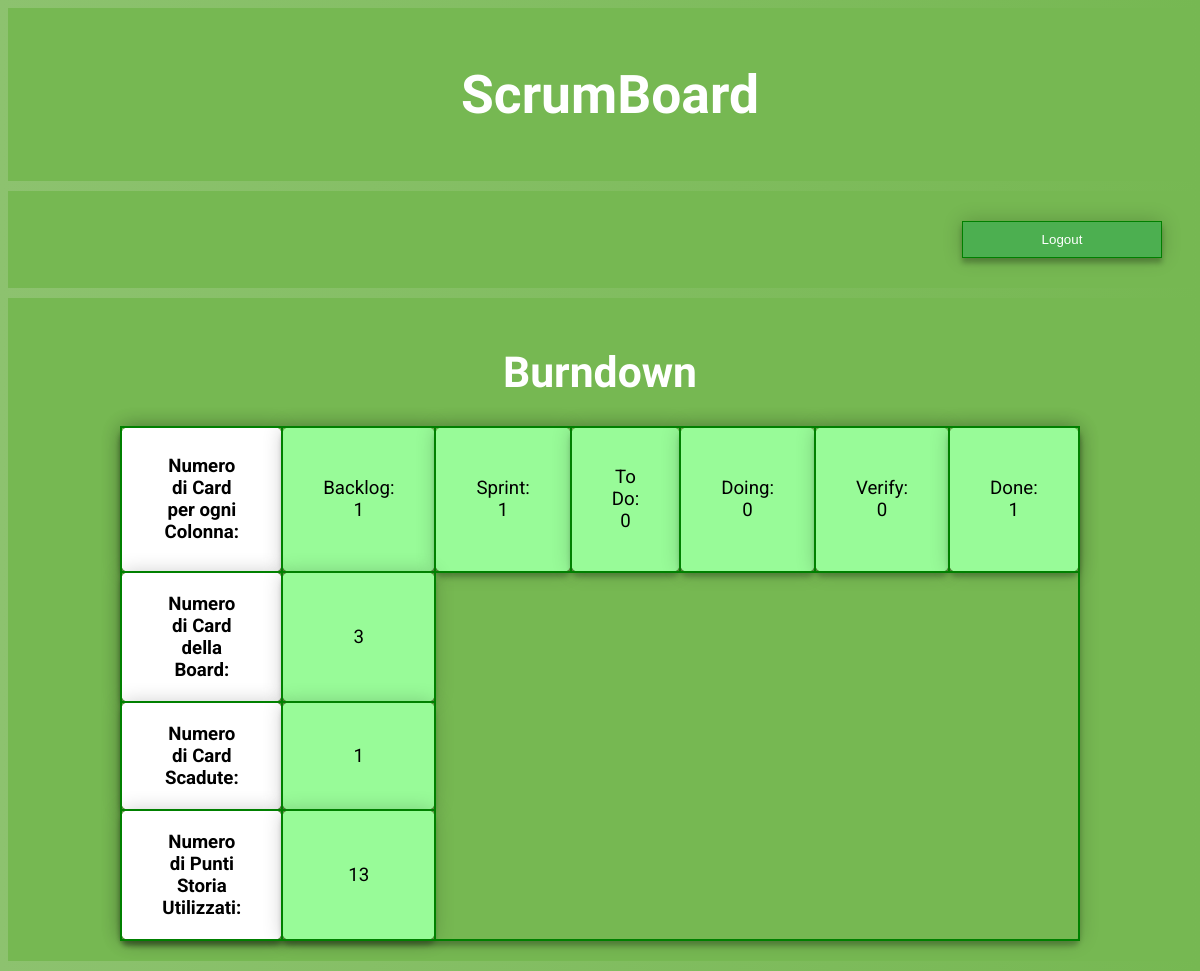
/burndown/10/ (signed in), run on the app's committed database.
### scrumboard_app/models.py (models this page shows, shortened)
class Colonna(models.Model):
    boardParent = models.ForeignKey("Board",  on_delete=models.CASCADE)
    nome = models.CharField(max_length=30)
    def getCardColonna(self):
        return Card.objects.filter(colonnaParent=self)

### scrumboard_app/views.py (the view)
# urls.py: url(r'^burndown/(?P<board_id>[0-9]+)/$', views.burndown, name='burndown'),
def burndown(request, board_id):
    b = Board.objects.get(id=board_id)
    if auth_check(b, request.user) is False:
        return redirect('index')
    cardNum = 0
    colonne = []
    scadute = 0
    ps = 0
    for colonna in b.getColonneBoard():
        cards = colonna.getCardColonna().all()
        colDict = {
            'nome': colonna.nome,
            'cardNum': len(cards)
        }
        cardNum += len(cards)
        for card in cards:
            if card.dataScadenza < datetime.date.today():
                scadute += 1
            ps += card.storyPoint
        colonne.append(colDict)
    attrs = {
        'cardNum': cardNum,
        'colonne': colonne,
        'scadute': scadute,
        'ps': ps
    }
    return render(request, "scrumboard_app/burndown.html", {'attrs': attrs})

### scrumboard_app/models.py (called while the page is built)
    def getColonneBoard(self):
        return Colonna.objects.filter(boardParent=self)

    def listaUtentiAssociati(self):
        return self.utentiAssociati.only("username")

### scrumboard_app/views.py (called while the page is built)
def auth_check(board, user):
    for u in board.listaUtentiAssociati():
        if user.username == u.username:
            return True
    return False

### scrumboard_app/templates/scrumboard_app/burndown.html
{% extends 'scrumboard_app/base.html' %}
{% block content %}
    <div class="topBar">
        <div class="button-group">
            <form method="POST" action="{% url 'logout' %}" class="logout-form">{% csrf_token %}
                <button type="submit" class="button-topBar" style="float: right">Logout</button>
            </form>
        </div>
    </div>
    <div class="bodyContent">
        <h1 class="title-page">Burndown</h1>
        <div class="boardContainer">
            <table style="max-width:80%">
                <tr>
                    <th>Numero di Card per ogni Colonna:</th>
                    {% for colonna in attrs.colonne %}
                        <td>
                            <p>{{ colonna.nome }}: {{ colonna.cardNum }} </p>
                        </td>
                    {% endfor %}
                </tr>
                <tr>
                    <th>Numero di Card della Board:</th>
                    <td>
                        <p>{{ attrs.cardNum }}</p>
                    </td>
                </tr>
                <tr>
                    <th>Numero di Card Scadute:</th>
                    <td>
                        <p>{{ attrs.scadute }}</p>
                    </td>
                </tr>
                <tr>
                    <th>Numero di Punti Storia Utilizzati:</th>
                    <td>
                        <p>{{ attrs.ps }}</p>
                    </td>
                </tr>
            </table>
        </div>
    </div>
{% endblock %}

### scrumboard_app/static/css/scrum.css (style rules this page uses)
.topBar { background-color: #76b852; margin-top: 10px; padding: 20px 20px 20px 20px; }
.bodyContent { background-color: #76b852; margin-top: 10px; margin-bottom: 10px; padding: 20px 20px 20px 20px; }
h1, h2, h3, h4 { font-family: 'Lobster', cursive; }
body { background: #76b852; background: -webkit-linear-gradient(right, #76b852, #8DC26F); background: -moz-linear-gradient(right, #76b852, #8DC26F); background: -o-linear-gradient(right, #76b852, #8DC26F); background: linear-gradient(to left, #76b852, #8DC26F); font-family: "Roboto", sans-serif; -webkit-font-smoothing: antialiased; -moz-osx-font-smoothing: grayscale; }
.button-group button { background-color: #4CAF50; border: 1px solid green; color: white; padding: 10px; cursor: pointer; margin: 10px; width: 200px; text-align: center; box-shadow: 0 0 20px 0 rgba(0, 0, 0, 0.2), 0 5px 5px 0 rgba(0, 0, 0, 0.24); }
.button-group:after { content: ""; clear: both; display: table; }
.boardContainer:after { content: ""; clear: both; display: table; }
.title-page { color: #FFFFFF; text-align: center; font-size: 32pt; }
table, th, td { border: 2px solid green; border-collapse: collapse; border-radius: 8px; margin: 0 auto; box-shadow: 0 0 20px 0 rgba(0, 0, 0, 0.2), 0 5px 5px 0 rgba(0, 0, 0, 0.24); }
th, td { padding: 20px; padding-left: 40px; padding-right: 40px; text-align: center; font-size: 14pt; background-color: #FFFFFF; }
tr { ; }
th { max-width: 300px; }
td { background-color: palegreen; }

### data on the page
Colonna: nome "Backlog"
Colonna: nome "Sprint"
Colonna: nome "To Do"
Colonna: nome "Doing"
Colonna: nome "Verify"
Colonna: nome "Done"

### other printed values
{{ colonna.cardNum }} "1" "1" "0" "0" "0" "1"
{{ attrs.cardNum }} "3"
{{ attrs.scadute }} "1"
{{ attrs.ps }} "13"
